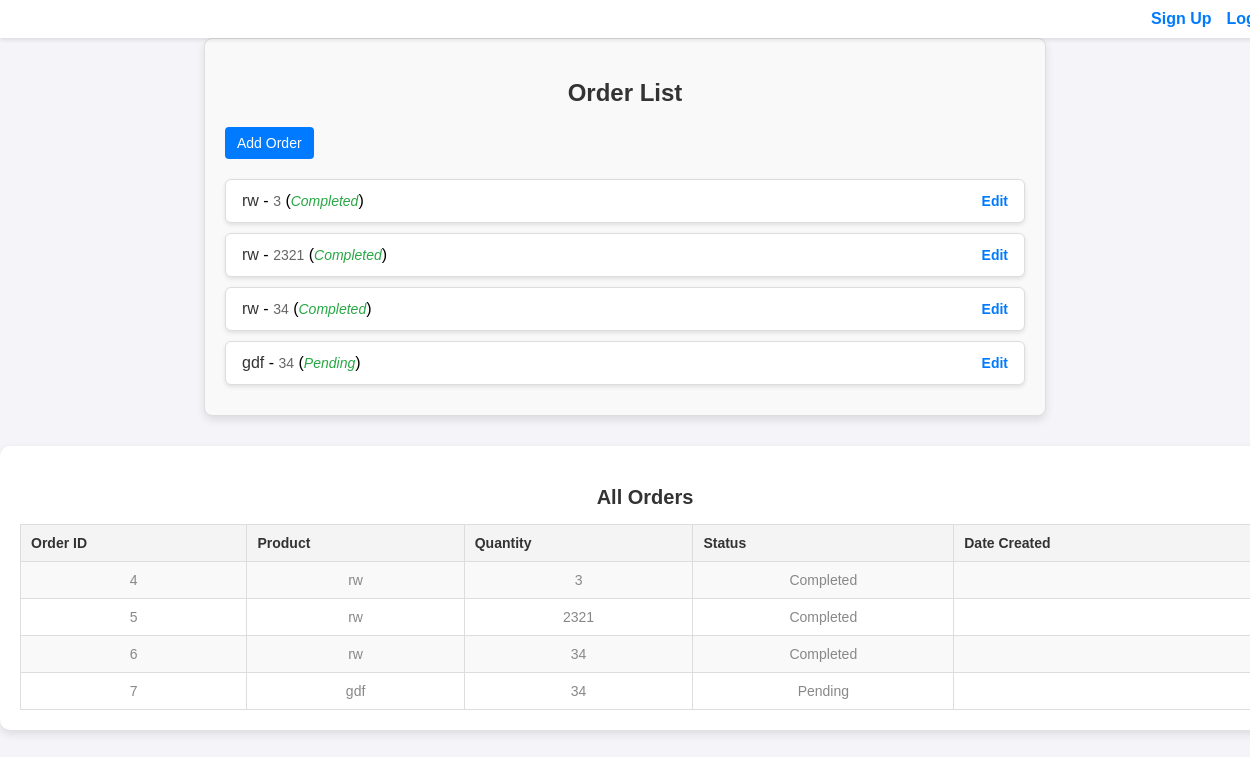
The app's page /inve/orders/ with its own data.
### inventory/models.py (models this page shows, shortened)
class Order(models.Model):
    product = models.ForeignKey(Product, on_delete=models.CASCADE)
    quantity = models.IntegerField()
    order_date = models.DateTimeField(auto_now_add=True)
    status = models.CharField(max_length=20, choices=[('Pending', 'Pending'), ('Completed', 'Completed')])

class Product(models.Model):
    name = models.CharField(max_length=255)
    description = models.TextField()
    price = models.DecimalField(max_digits=10, decimal_places=2)
    supplier = models.ForeignKey('Supplier', on_delete=models.CASCADE)
    quantity = models.PositiveIntegerField(default=0)
    is_active = models.BooleanField(default=True)  # Add this field

### inventory/views.py (the view)
# urls.py: path('orders/', views.order_list, name='order_list'),
def order_list(request):
    orders = Order.objects.all()
    return render(request, 'inventory/order_list.html', {'orders': orders})

### inventory/templates/inventory/order_list.html (shortened to what this page needs)
{% extends "authentication/base.html" %}
{% load static %}
{% block content %}
<link rel="stylesheet" href="{% static 'css/orderlist.css' %}">
<div class="order-container">
    <h2 class="order-title">Order List</h2>
    <a href="{% url 'order_create' %}" class="btn-add-order">Add Order</a>
    <ul class="order-list">
        {% for order in orders %}
        <li class="order-item">
            <div>
                <span class="product-name">{{ order.product.name }}</span> -
                <span class="order-quantity">{{ order.quantity }}</span>
                (<span class="order-status">{{ order.status }}</span>)
            </div>
            <div class="order-actions">
                <a href="{% url 'order_update' order.id %}" class="btn-edit">Edit</a>
            </div>
        </li>
        {% empty %}
        <li>No orders available.</li>
        {% endfor %}
    </ul>
</div>
<div class="all-orders-table-container" style="margin-top: 30px; background-color: #fff; border-radius: 10px; padding: 20px; box-shadow: 0px 4px 10px rgba(0, 0, 0, 0.1);">
    <h3 class="table-title" style="text-align: center; font-size: 20px; font-weight: bold; margin-bottom: 15px;">All Orders</h3>
    <table class="all-orders-table" style="width: 100%; border-collapse: collapse; font-family: Arial, sans-serif;">
        <thead>
            <tr style="background-color: #f4f4f4; text-align: left;">
                <th style="padding: 10px; border: 1px solid #ddd;">Order ID</th>
                <th style="padding: 10px; border: 1px solid #ddd;">Product</th>
                <th style="padding: 10px; border: 1px solid #ddd;">Quantity</th>
                <th style="padding: 10px; border: 1px solid #ddd;">Status</th>
                <th style="padding: 10px; border: 1px solid #ddd;">Date Created</th>
            </tr>
        </thead>
        <tbody>
            {% for order in orders %}
            <tr style="{% cycle 'background-color: #f9f9f9;' 'background-color: #fff;' %}">
                <td style="padding: 10px; border: 1px solid #ddd;">{{ order.id }}</td>
                <td style="padding: 10px; border: 1px solid #ddd;">{{ order.product.name }}</td>
                <td style="padding: 10px; border: 1px solid #ddd;">{{ order.quantity }}</td>
                <td style="padding: 10px; border: 1px solid #ddd;">{{ order.status }}</td>
                <td style="padding: 10px; border: 1px solid #ddd;">{{ order.date_created|date:"Y-m-d H:i" }}</td>
            </tr>
            {% empty %}
            <tr>
                <td colspan="5" style="text-align: center; padding: 10px; color: #888;">No orders available.</td>
            </tr>
            {% endfor %}
        </tbody>
    </table>
</div>
{% endblock %}

### authentication/templates/authentication/base.html (shortened to what this page needs)
{% load static %}
<!DOCTYPE html>
<html lang="en">
<head>
    <link rel="stylesheet" href="{% static 'css/styles.css' %}">
    <link rel="stylesheet" href="{% static 'css/product.css' %}">
    <link rel="stylesheet" href="{% static 'css/inventorylist.css' %}">
    <link rel="stylesheet" href="{% static 'css/orderlist.css' %}">
    <link rel="stylesheet" href="{% static 'css/notification.css' %}">
</head>
<body>
    <nav>
        <ul>
            {% if user.is_authenticated %}
                <li><a href="{% url 'dashboard' %}">Dashboard</a></li>
                <li><a href="{% url 'logout' %}">Logout</a></li>
            {% else %}
                <li><a href="{% url 'signup' %}">Sign Up</a></li>
                <li><a href="{% url 'login' %}">Login</a></li>
            {% endif %}
        </ul>
    </nav>
    <main>
        {% block content %}{% endblock %}
    </main>
</body>
</html>

### static/css/styles.css (style rules this page uses)
body { font-family: Arial, sans-serif; background-color: #f4f4f9; margin: 0; padding: 0; height: 100vh; display: flex; flex-direction: column; }
nav { background-color: #ffffff; padding: 10px 20px; box-shadow: 0 2px 4px rgba(0, 0, 0, 0.1); position: sticky; top: 0; width: 100%; z-index: 1000; }
nav ul { list-style: none; margin: 0; padding: 0; display: flex; justify-content: flex-end; }
nav ul li { margin-left: 15px; }
nav ul li a { text-decoration: none; color: #007bff; font-weight: bold; transition: color 0.3s ease; }
h2 { text-align: center; color: #333333; margin-bottom: 20px; }

### static/css/product.css (style rules this page uses)
.product-name { font-weight: bold; color: #333; }

### static/css/inventorylist.css (style rules this page uses)
.product-name { font-size: 16px; font-weight: 500; color: #333; }
.btn-edit { text-decoration: none; font-size: 14px; color: #007bff; font-weight: bold; background-color: transparent; border: none; cursor: pointer; transition: color 0.3s; }

### static/css/orderlist.css (style rules this page uses)
.order-container { max-width: 800px; margin: 0 auto; padding: 20px; background-color: #f9f9f9; border: 1px solid #ddd; border-radius: 8px; box-shadow: 0 4px 8px rgba(0, 0, 0, 0.1); }
.order-title { text-align: center; font-size: 24px; font-weight: bold; margin-bottom: 20px; color: #333; }
.btn-add-order { display: inline-block; margin-bottom: 20px; padding: 8px 12px; font-size: 14px; color: #fff; background-color: #007bff; text-decoration: none; border-radius: 4px; transition: background-color 0.3s; }
.order-list { list-style-type: none; padding: 0; margin: 0; }
.order-item { display: flex; justify-content: space-between; align-items: center; padding: 12px 16px; margin-bottom: 10px; border: 1px solid #ddd; border-radius: 6px; background-color: #fff; box-shadow: 0 2px 4px rgba(0, 0, 0, 0.1); }
.product-name { font-size: 16px; font-weight: 500; color: #333; }
.order-quantity { font-size: 14px; color: #666; }
.order-status { font-size: 14px; font-style: italic; color: #28a745; }
.btn-edit { text-decoration: none; font-size: 14px; color: #007bff; font-weight: bold; background-color: transparent; border: none; cursor: pointer; transition: color 0.3s; }
.all-orders-table-container { margin-top: 30px; padding: 20px; background-color: #fff; border-radius: 10px; box-shadow: 0 4px 8px rgba(0, 0, 0, 0.1); width: 100%; overflow-x: auto; }
.table-title { text-align: center; margin-bottom: 15px; font-size: 18px; font-weight: 600; color: #333; }
.all-orders-table { width: 100%; border-collapse: collapse; font-family: Arial, sans-serif; font-size: 14px; }
.all-orders-table th { background-color: #f4f4f4; font-weight: bold; text-align: left; padding: 12px; border: 1px solid #ddd; color: #333; }
.all-orders-table td { padding: 10px 12px; border: 1px solid #ddd; color: #555; text-align: left; }
.all-orders-table tr:nth-child(even) { background-color: #f9f9f9; }
.all-orders-table tr:nth-child(odd) { background-color: #fff; }
.all-orders-table tbody tr td { text-align: center; color: #888; }

### records on screen
Order: product.name "rw", quantity "3", status "Completed", id "4"
Order: product.name "rw", quantity "2321", status "Completed", id "5"
Order: product.name "rw", quantity "34", status "Completed", id "6"
Order: product.name "gdf", quantity "34", status "Pending", id "7"
